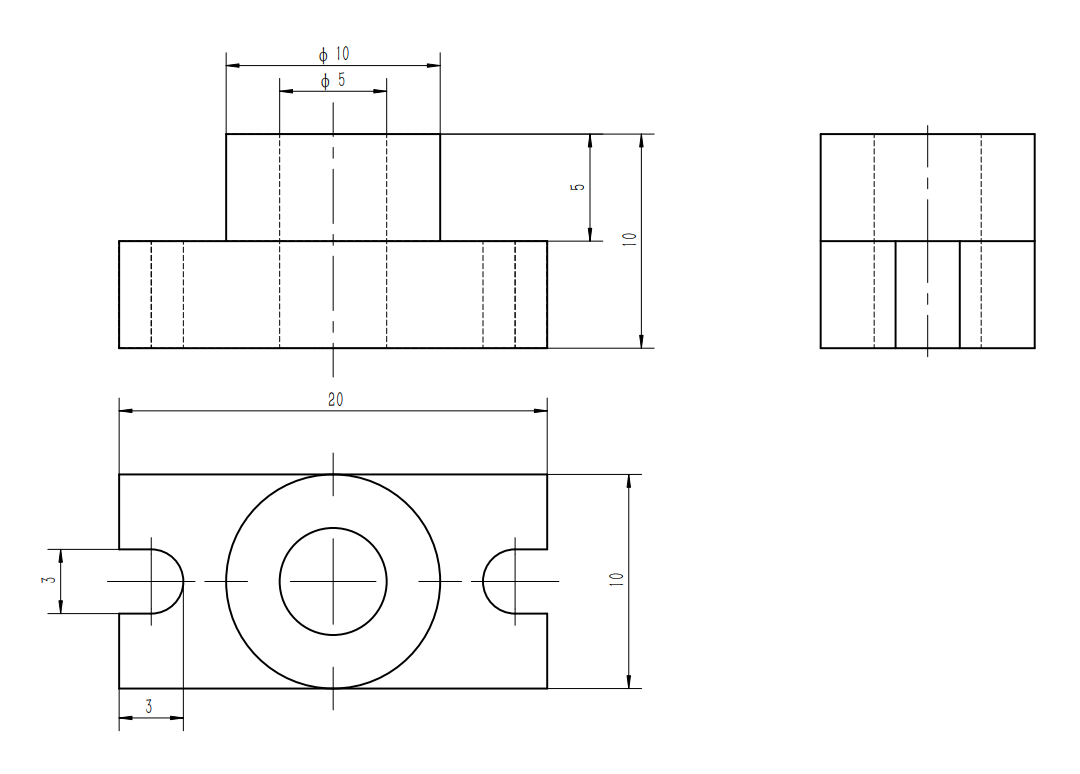
#> input picture data/ref_images/part_0001.png, 1080 x 774 px
$ python visualize_scan_matches.py
#> lines starting #> are read from the running program, lines starting #| are printed output that depends on the picture; after the words box and inside, x2 and y2 are one past the last pixel; in counts of white or black regions, pixels touching at a corner belong together
#> in preprocess_for_sift, img is the input picture: shape (774, 1080, 3); mean B, G, R 250.1, 250.1, 250.1
### services/image_preprocess.py
import cv2
import numpy as np


def crop_non_white_border(gray: np.ndarray, margin: int = 10) -> np.ndarray:
    """
    裁掉测试图外部大白边和阴影区域。
    对模糊拍照图很重要。
    """
#> called with margin = 10
    mask = gray < 245
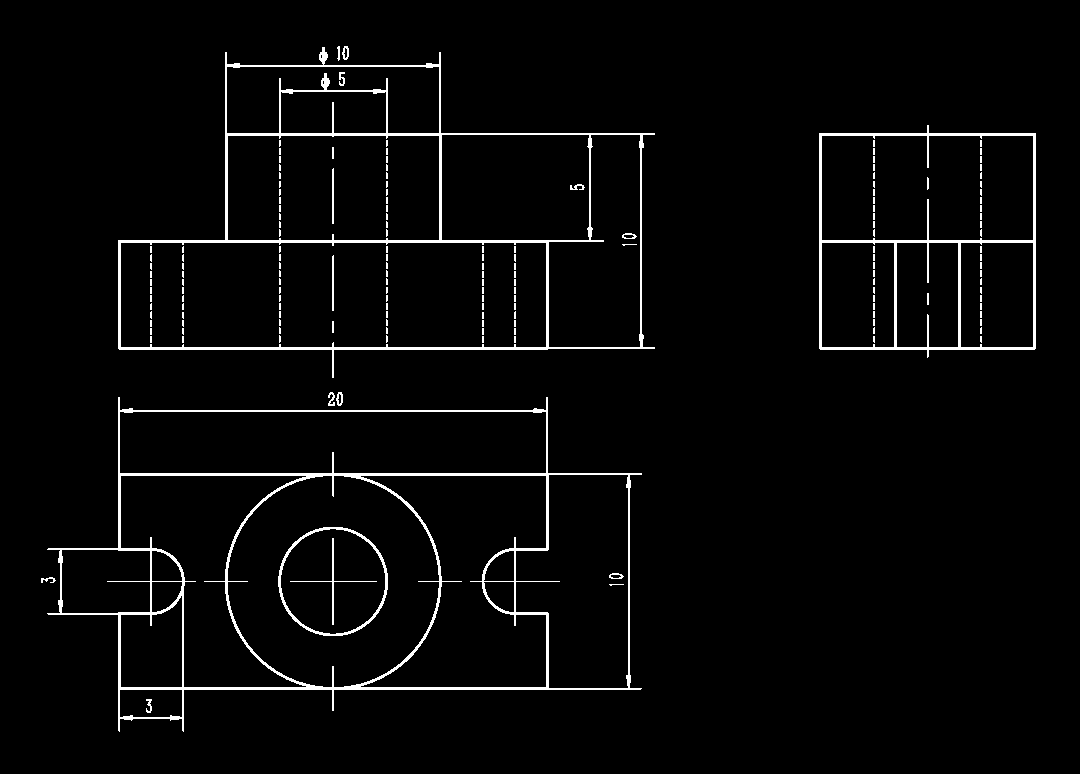
#> mask: shape (774, 1080) bool; 3.1% white; 167 white regions (146 under 20 px), largest, box (x1, y1, x2, y2) and area: (47, 397, 642, 732) 9995, (118, 47, 655, 378) 7647, (819, 125, 1036, 358) 4181
    coords = cv2.findNonZero(mask.astype(np.uint8))
#> coords = contour of 25882 points, box (x1, y1, x2, y2) (41, 46, 1036, 732), area 113240

    if coords is None:
        return gray

    x, y, w, h = cv2.boundingRect(coords)
#> x = 41; y = 46; w = 995; h = 686

    x1 = max(0, x - margin)
#> x1 = 31
    y1 = max(0, y - margin)
#> y1 = 36
    x2 = min(gray.shape[1], x + w + margin)
#> x2 = 1046
    y2 = min(gray.shape[0], y + h + margin)
#> y2 = 742

    return gray[y1:y2, x1:x2]


# [28 lines left out: function rotate_bound, not called in this run]


def estimate_skew_angle(gray: np.ndarray) -> float:
    """
    使用 HoughLinesP 估计工程图的整体倾斜角。
    主要利用图中的水平线和竖直线。
    """
    edges = cv2.Canny(gray, 50, 150)
#> edges: shape (706, 1015); 2.9% white in thin lines or dots

    lines = cv2.HoughLinesP(
        edges,
        rho=1,
        theta=np.pi / 180,
        threshold=80,
        minLineLength=max(30, min(gray.shape[:2]) // 8),
        maxLineGap=10
    )
#> lines = 69 rows, first 6: [788, 204, 1004, 204], [194, 99, 622, 99], [87, 206, 571, 206], [87, 313, 623, 313], [194, 97, 623, 97], [87, 651, 275, 651]

    if lines is None:
        return 0.0

    angles = []

    for line in lines:
        x1, y1, x2, y2 = line[0]

        dx = x2 - x1
        dy = y2 - y1

        if dx == 0 and dy == 0:
            continue

        angle = np.degrees(np.arctan2(dy, dx))

        # 归一化到 [-90, 90]
        if angle < -90:
            angle += 180
        if angle > 90:
            angle -= 180

        # 只取接近水平线的角度
        # 工程图里水平线最多，通常最稳
        if -30 <= angle <= 30:
            angles.append(angle)
#> this loop made 69 passes
#> (x1, y1, x2, y2, dx, dy, angle) on passes 1 to 12: (788, 204, 1004, 204, 216, 0, 0), (194, 99, 622, 99, 428, 0, 0), (87, 206, 571, 206, 484, 0, 0), (87, 313, 623, 313, 536, 0, 0), (194, 97, 623, 97, 429, 0, 0), (87, 651, 275, 651, 188, 0, 0), (87, 311, 623, 311, 536, 0, 0), (87, 653, 610, 653, 523, 0, 0), (87, 437, 610, 437, 523, 0, 0), (87, 373, 517, 373, 430, 0, 0), (303, 274, 303, 111, 0, -163, -90), (87, 439, 275, 439, 188, 0, 0)
#> after the loop, angles = 25 values from 0 to 0

    if not angles:
        return 0.0

    # 用中位数，比平均数抗干扰
    return float(np.median(angles))


def deskew_engineering_drawing(gray: np.ndarray, max_angle: float = 15.0) -> np.ndarray:
    """
    自动矫正轻微倾斜的工程图。
    """
    angle = estimate_skew_angle(gray)
#> angle = 0

    # 避免误判导致大幅旋转
    if abs(angle) < 0.5:
        return gray

    if abs(angle) > max_angle:
        return gray

    # 如果图像顺时针倾斜 angle，需要旋转 -angle 矫正
    # Hough line angles describe the current dominant line tilt in image
    # coordinates. Rotating by the same signed angle brings horizontal
    # engineering drawing lines back toward 0 degrees.
    corrected = rotate_bound(gray, angle)

    return corrected


# [114 lines left out: functions detect_document_corners, correct_perspective, not called in this run]


def normalize_shadow(gray: np.ndarray) -> np.ndarray:
    """
    减弱拍照阴影和背景不均。
    """
    background = cv2.medianBlur(gray, 31)
    normalized = cv2.divide(gray, background, scale=255)
    return normalized


def sharpen(gray: np.ndarray) -> np.ndarray:
    """
    轻微锐化，增强工程图细线。
    """
    blur = cv2.GaussianBlur(gray, (0, 0), 1.0)
    sharp = cv2.addWeighted(gray, 1.5, blur, -0.5, 0)
    return sharp


def preprocess_for_sift(image_path: str, mode: str = "gray", save_debug: bool = False,
                        enable_deskew: bool = True, enable_perspective: bool = False) -> np.ndarray:
    """
    工程图预处理：裁边 -> 倾斜矫正 -> 透视矫正 -> 去阴影 -> CLAHE -> 锐化 -> 输出指定模式

    Args:
        image_path: 图片路径
        mode: 输出模式
            - "gray": 预处理后的灰度图
            - "otsu": Otsu二值化
            - "adaptive": 自适应二值化
            - "edge": Canny边缘
        save_debug: 是否保存调试图片到 data/debug/
        enable_deskew: 是否启用倾斜矫正（默认 True）
        enable_perspective: 是否启用透视矫正（默认 False，手机斜拍时启用）

    Returns:
        处理后的图像
    """
    img = cv2.imread(image_path)
    if img is None:
        raise ValueError(f"Cannot read image: {image_path}")

    gray = cv2.cvtColor(img, cv2.COLOR_BGR2GRAY)

    # 1. 裁掉外部白边和阴影
    gray = crop_non_white_border(gray)

    # 保存矫正前的图片（用于调试）
    before_correction = gray.copy() if save_debug else None

    # 2. 轻微倾斜矫正（可选）
    if enable_deskew:
        gray = deskew_engineering_drawing(gray)

    # 3. 透视矫正（可选，处理手机斜拍的梯形变形）
    if enable_perspective:
        gray = correct_perspective(gray)

    # 4. 矫正后再次裁白边
    gray = crop_non_white_border(gray)
#> in crop_non_white_border (call 2), `mask = gray < 245`: mask: shape (706, 1015) bool; 3.6% white; 167 white regions (146 under 20 px), largest, box (x1, y1, x2, y2) and area: (16, 361, 611, 696) 9995, (87, 11, 624, 342) 7647, (788, 89, 1005, 322) 4181

    # 保存调试图片
    if save_debug:
        from pathlib import Path
        debug_dir = Path("data/debug")
        debug_dir.mkdir(parents=True, exist_ok=True)
        cv2.imwrite(str(debug_dir / "preprocess_before_correction.jpg"), before_correction)
        cv2.imwrite(str(debug_dir / "preprocess_after_correction.jpg"), gray)

    # 5. 控制尺寸
    h, w = gray.shape[:2]
#> h = 706; w = 1015
    target_side = 1200
    scale = target_side / max(h, w)
#> scale = 1.18
    if scale > 1:
        gray = cv2.resize(
            gray,
            (int(w * scale), int(h * scale)),
            interpolation=cv2.INTER_CUBIC
        )
#> gray: shape (834, 1200)
    elif scale < 1:
        gray = cv2.resize(
            gray,
            (int(w * scale), int(h * scale)),
            interpolation=cv2.INTER_AREA
        )

    # 5. 去阴影
    gray = normalize_shadow(gray)
#> in normalize_shadow, `background = cv2.medianBlur(gray, 31)`: background: shape (834, 1200); every value is 255

    # 6. 局部对比度增强
    clahe = cv2.createCLAHE(clipLimit=2.0, tileGridSize=(8, 8))
    gray = clahe.apply(gray)

    # 7. 轻微锐化，不要重度模糊
    gray = sharpen(gray)

    # 8. 输出指定模式

    if mode == "gray":
        return gray

    if mode == "otsu":
        _, binary = cv2.threshold(
            gray,
            0,
            255,
            cv2.THRESH_BINARY + cv2.THRESH_OTSU
        )
        return binary

    if mode == "adaptive":
        binary = cv2.adaptiveThreshold(
            gray,
            255,
            cv2.ADAPTIVE_THRESH_GAUSSIAN_C,
            cv2.THRESH_BINARY,
            31,
            10
        )
        return binary

    if mode == "edge":
        return cv2.Canny(gray, 50, 150)

    return gray


def preprocess_image(image_path: str) -> np.ndarray:
    """
    兼容旧接口：返回预处理后的灰度图
    """
    return preprocess_for_sift(image_path, mode="gray")
#> call 2 of preprocess_for_sift, with image_path = 'data/test_images/scan_test_01.jpg', mode = 'gray', save_debug = False, enable_deskew = True, enable_perspective = False
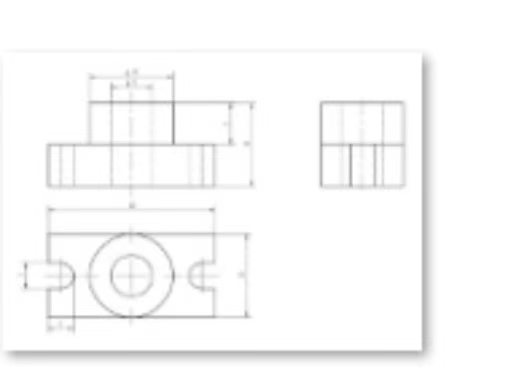
#> input picture data/test_images/scan_test_01.jpg, 512 x 383 px
#> in preprocess_for_sift, img is the input picture: shape (383, 512, 3); min 129, max 255, mean 249.5
#> call 3 of crop_non_white_border, with margin = 10
#> in crop_non_white_border (call 3), `mask = gray < 245`:
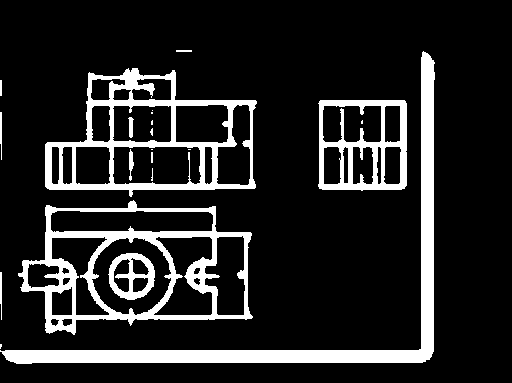
#> mask: shape (383, 512) bool; 14.6% white; 21 white regions (9 under 20 px), largest, box (x1, y1, x2, y2) and area: (0, 51, 435, 364) 9392, (18, 200, 253, 335) 7584, (45, 68, 257, 197) 6704
#> in crop_non_white_border (call 3), `coords = cv2.findNonZero(mask.astype(np.uint8))`: coords = contour of 28678 points, box (x1, y1, x2, y2) (0, 50, 435, 364), area 45954
#> in crop_non_white_border (call 3), `x, y, w, h = cv2.boundingRect(coords)`: x = 0; y = 50; w = 435; h = 314
#> in crop_non_white_border (call 3), `y1 = max(0, y - margin)`: y1 = 40
#> in crop_non_white_border (call 3), `x2 = min(gray.shape[1], x + w + margin)`: x2 = 445
#> in crop_non_white_border (call 3), `y2 = min(gray.shape[0], y + h + margin)`: y2 = 374
#> in estimate_skew_angle (call 2), `edges = cv2.Canny(gray, 50, 150)`:
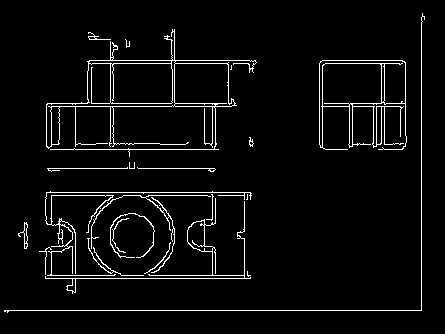
#> edges: shape (334, 445); 4.2% white in thin lines or dots, all inside (x1, y1, x2, y2) = (4, 13, 425, 313)
#> in estimate_skew_angle (call 2), `lines = cv2.HoughLinesP( edges, rho=1, theta=np.pi / 180, threshold=80..`: lines = 25 rows, first 6: [4, 310, 421, 310], [47, 103, 235, 103], [46, 106, 231, 106], [322, 60, 402, 60], [421, 309, 421, 17], [88, 63, 255, 63]
#> the loop in estimate_skew_angle (call 2), `for line in lines:` made 25 passes
#> (x1, y1, x2, y2, dx, dy, angle) on passes 1 to 12: (4, 310, 421, 310, 417, 0, 0), (47, 103, 235, 103, 188, 0, 0), (46, 106, 231, 106, 185, 0, 0), (322, 60, 402, 60, 80, 0, 0), (421, 309, 421, 17, 0, -292, -90), (88, 63, 255, 63, 167, 0, 0), (45, 278, 250, 278, 205, 0, 0), (50, 149, 218, 149, 168, 0, 0), (46, 192, 250, 192, 204, 0, 0), (47, 275, 250, 275, 203, 0, 0), (47, 168, 214, 168, 167, 0, 0), (46, 195, 251, 195, 205, 0, 0)
#> after the loop in estimate_skew_angle (call 2), `for line in lines:`: angles = [0, 0, 0, 0, 0, 0, 0, 0, 0, 0, 0, 0, 0, 0, 0]
#> call 4 of crop_non_white_border, with margin = 10
#> in crop_non_white_border (call 4), `mask = gray < 245`:
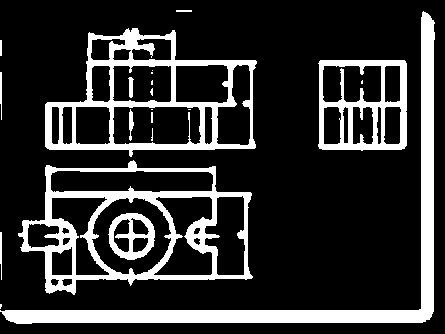
#> mask: shape (334, 445) bool; 19.3% white; 21 white regions (9 under 20 px), largest, box (x1, y1, x2, y2) and area: (0, 11, 435, 324) 9392, (18, 160, 253, 295) 7584, (45, 28, 257, 157) 6704
#> in crop_non_white_border (call 4), `coords = cv2.findNonZero(mask.astype(np.uint8))`: coords = contour of 28678 points, box (x1, y1, x2, y2) (0, 10, 435, 324), area 45954
#> in crop_non_white_border (call 4), `x, y, w, h = cv2.boundingRect(coords)`: y = 10
#> in crop_non_white_border (call 4), `y1 = max(0, y - margin)`: y1 = 0
#> in crop_non_white_border (call 4), `y2 = min(gray.shape[0], y + h + margin)`: y2 = 334
#> in preprocess_for_sift (call 2), `gray = clahe.apply(gray)`:
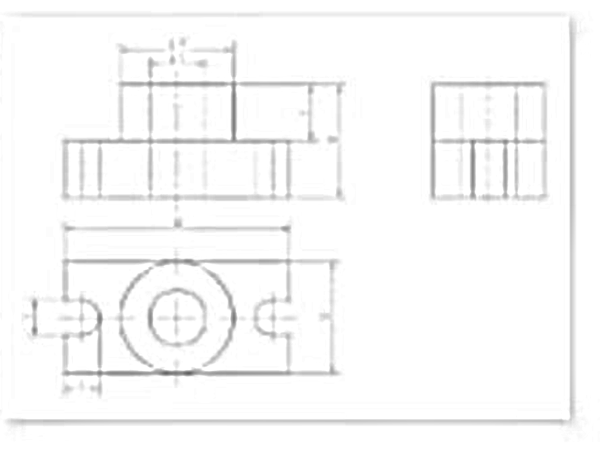
#> gray: shape (900, 1200) (shown at 1/2 size); min 92, max 255, mean 248.6

### services/feature_extract.py
import cv2
import numpy as np


# [26 lines left out: function deserialize_keypoints, not called in this run]


def extract_sift_features(image: np.ndarray) -> tuple:
    """
    使用 SIFT 提取图像特征（对模糊、旋转、缩放更鲁棒）

    Args:
        image: 灰度图或二值图

    Returns:
        (keypoints, descriptors) 元组
    """
    sift = cv2.SIFT_create(
        nfeatures=2000,
        contrastThreshold=0.04,
        edgeThreshold=10
    )

    keypoints, descriptors = sift.detectAndCompute(image, None)
#> keypoints = 349 keypoints; strongest (x, y, size): (167, 805, 4.1), (117, 805, 4), (661, 229, 4.1), (707, 757, 3.9)

    if descriptors is None:
        return keypoints, np.array([], dtype=np.float32).reshape(0, 128)

    return keypoints, descriptors


# [17 lines left out: function extract_orb_features, not called in this run]

### harness/visualize_scan_matches.py
#!/usr/bin/env python3
"""Visualize preprocessed SIFT matches between scan_test_01 and part_0001."""

from __future__ import annotations

import sys
from pathlib import Path

import cv2

PROJECT_ROOT = Path(__file__).resolve().parents[1]
if str(PROJECT_ROOT) not in sys.path:
    sys.path.insert(0, str(PROJECT_ROOT))

from services.feature_extract import extract_sift_features  # noqa: E402
from services.image_preprocess import preprocess_image  # noqa: E402


def main() -> int:
    ref_path = PROJECT_ROOT / "data" / "ref_images" / "part_0001.png"
    scan_path = PROJECT_ROOT / "data" / "test_images" / "scan_test_01.jpg"
    out_dir = PROJECT_ROOT / "data" / "test_images" / "generated"
    out_dir.mkdir(parents=True, exist_ok=True)

    if not ref_path.exists():
        print(f"[FAIL] reference image not found: {ref_path}")
        return 1
    if not scan_path.exists():
        print(f"[FAIL] scan image not found: {scan_path}")
        return 1

    ref_gray = preprocess_image(str(ref_path))
    scan_gray = preprocess_image(str(scan_path))

    ref_kp, ref_desc = extract_sift_features(ref_gray)
#> ref_kp has the same summary as keypoints in extract_sift_features
    scan_kp, scan_desc = extract_sift_features(scan_gray)
#> in extract_sift_features (call 2), `keypoints, descriptors = sift.detectAndCompute(image, None)`: keypoints = 640 keypoints; strongest (x, y, size): (376, 746, 8.7), (332, 746, 8.7), (199, 637, 9.3), (69, 660, 8.5)
#> scan_kp has the same summary as keypoints in extract_sift_features

    print(f"[INFO] ref preprocessed shape: {ref_gray.shape}, keypoints: {len(ref_kp)}, descriptors: {ref_desc.shape}")
#| [INFO] ref preprocessed shape: (834, 1200), keypoints: 349, descriptors: (349, 128)
    print(f"[INFO] scan preprocessed shape: {scan_gray.shape}, keypoints: {len(scan_kp)}, descriptors: {scan_desc.shape}")
#| [INFO] scan preprocessed shape: (900, 1200), keypoints: 640, descriptors: (640, 128)

    ref_preprocessed_path = out_dir / "part_0001_ref_preprocessed.jpg"
    scan_preprocessed_path = out_dir / "scan_test_01_preprocessed.jpg"
    cv2.imwrite(str(ref_preprocessed_path), ref_gray)
    cv2.imwrite(str(scan_preprocessed_path), scan_gray)
    print(f"[PASS] wrote {ref_preprocessed_path.relative_to(PROJECT_ROOT)}")
    print(f"[PASS] wrote {scan_preprocessed_path.relative_to(PROJECT_ROOT)}")

    if len(scan_desc) == 0 or len(ref_desc) == 0:
        print("[FAIL] no descriptors available for matching")
        return 1

    scan_desc = scan_desc.astype("float32")
    ref_desc = ref_desc.astype("float32")
    bf = cv2.BFMatcher(cv2.NORM_L2)
    knn = bf.knnMatch(scan_desc, ref_desc, k=2)
#> knn = 640 matches

    good_matches = []
    for match_pair in knn:
        if len(match_pair) == 2:
            m, n = match_pair
            if m.distance < 0.8 * n.distance:
                good_matches.append(m)
#> after the loop, good_matches = 39 matches

    confidence = min(len(good_matches) / max(len(scan_desc), 1) * 2.0, 1.0)
#> confidence = 0.122
    print(f"[INFO] raw knn pairs: {len(knn)}")
#| [INFO] raw knn pairs: 640
    print(f"[INFO] good matches after Lowe ratio 0.8: {len(good_matches)}")
#| [INFO] good matches after Lowe ratio 0.8: 39
    print(f"[INFO] confidence by current matcher formula: {confidence:.4f}")
#| [INFO] confidence by current matcher formula: 0.1219

    good_sorted = sorted(good_matches, key=lambda match: match.distance)
#> good_sorted = 39 matches
    draw_count = min(50, len(good_sorted))
#> draw_count = 39
    match_visualization = cv2.drawMatches(
        scan_gray,
        scan_kp,
        ref_gray,
        ref_kp,
        good_sorted[:draw_count],
        None,
        flags=cv2.DrawMatchesFlags_NOT_DRAW_SINGLE_POINTS,
    )
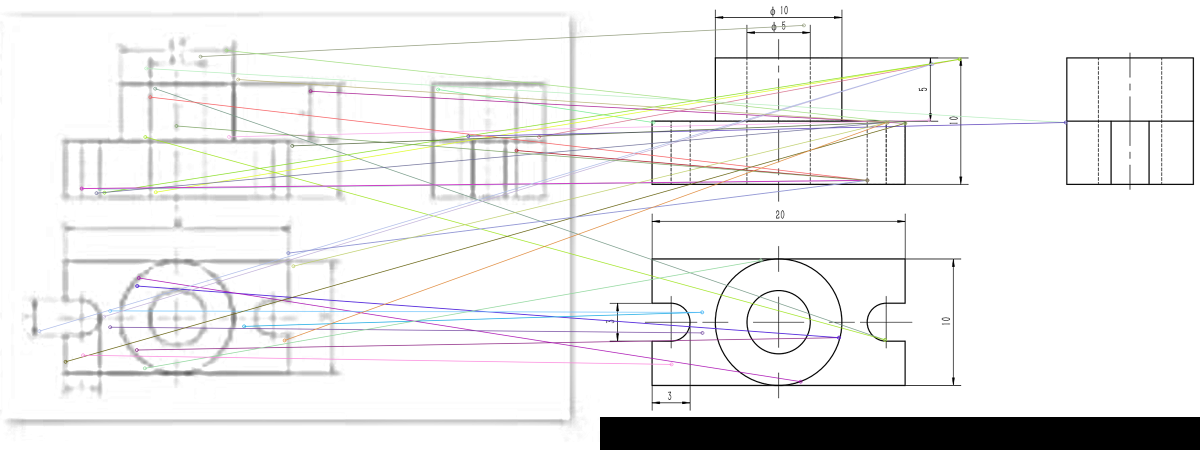
#> match_visualization: shape (900, 2400, 3) (shown at 1/2 size); mean of channels 0, 1, 2 236.6, 236.5, 237; drawn as B, G, R
    match_path = out_dir / "scan_test_01_vs_part_0001_sift_matches.jpg"
    cv2.imwrite(str(match_path), match_visualization)
    print(f"[PASS] wrote {match_path.relative_to(PROJECT_ROOT)}")
    print("[INFO] visualization: left = scan_test_01 preprocessed, right = part_0001 reference preprocessed")
    return 0


if __name__ == "__main__":
    raise SystemExit(main())
#> (the program exits here)
